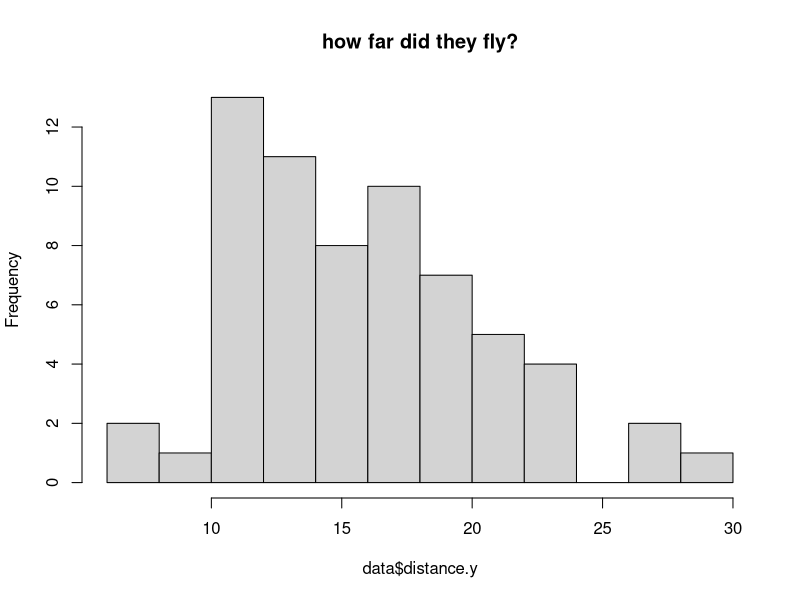
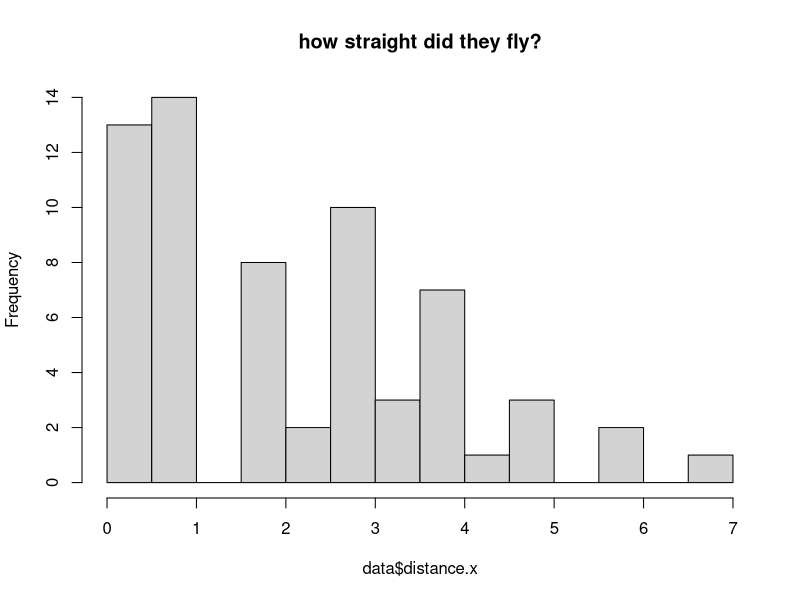
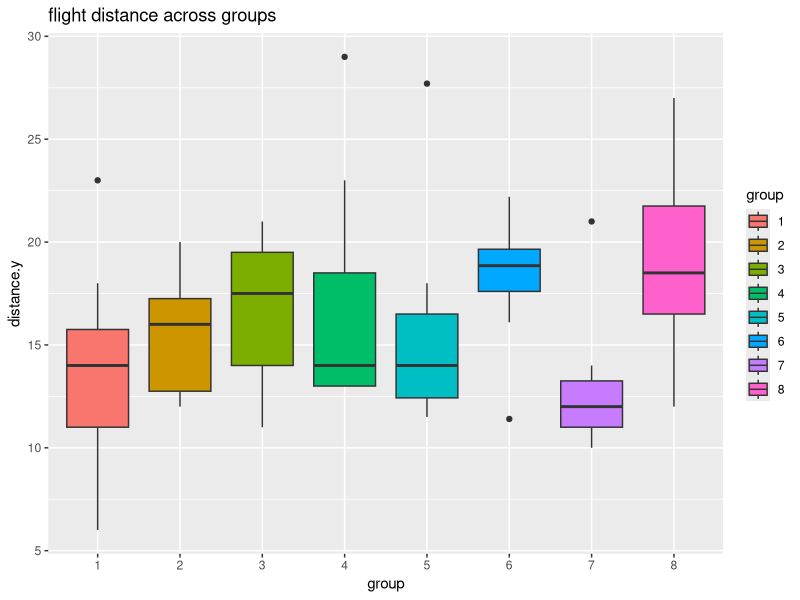
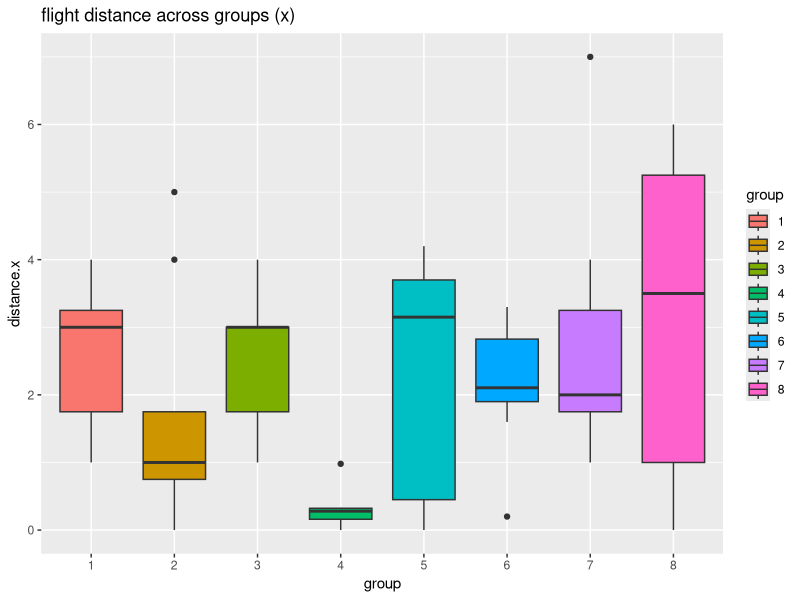
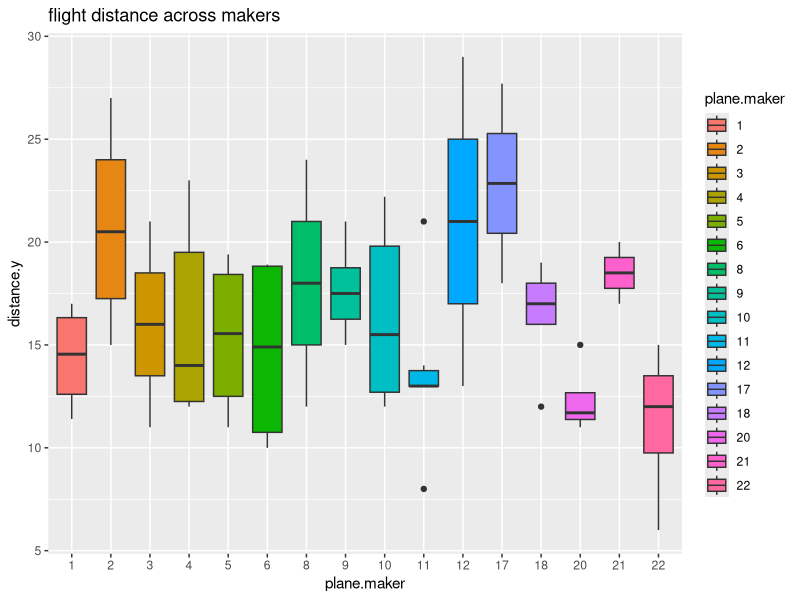
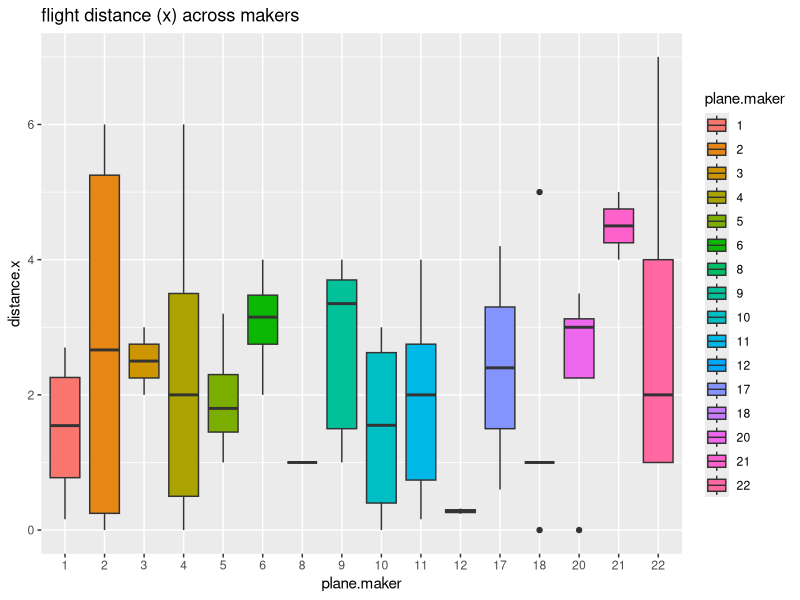

These charts were generated, in order, by the following R code:
library(lme4)
library(ggplot2)
library(dplyr)
data<-read.csv('lecture12/math420_inclass_exercise.csv')

## some basic data cleaning:
data$plane.type <- as.factor(toupper(data$plane.type))
data$group <- as.factor(data$group)
data$plane.maker <- as.factor(data$plane.maker)
data$flight.tester <- as.factor(data$flight.tester)
data$trial <- as.factor(data$trial)


## Let's look at some EDA

hist(data$distance.y, breaks = 10, main = 'how far did they fly?')
hist(data$distance.x, breaks = 10,  main = 'how straight did they fly?')

## do they look different based on the group?

ggplot(data)+geom_boxplot(aes(x=group,y=distance.y, fill= group))+ggtitle('flight distance across groups')
ggplot(data)+geom_boxplot(aes(x=group,y=distance.x, fill= group))+ggtitle('flight distance across groups (x)')

## are there maker bias?
ggplot(data)+geom_boxplot(aes(x=plane.maker,y=distance.y, fill= plane.maker))+
  ggtitle('flight distance across makers')
ggplot(data)+geom_boxplot(aes(x=plane.maker,y=distance.x, fill= plane.maker))+
  ggtitle('flight distance (x) across makers')
## run the model with only flight tester (nested) as the random effect, and plane type as fixed effect 

mod1 <- lmer(distance.y~1+plane.type+(1|group:flight.tester) , 
             data = data )
summary(mod1)

## run the model with plane maker as a blocking effect 
mod2 <- lmer(distance.y~1+plane.type+(1|group)+
               (1|group:flight.tester)+
               (1|group:flight.tester:trial) , 
             data = data )
summary(mod2)



mod2b <- lmer(distance.x~1+plane.type+(1|group)+
               (1|group:flight.tester)+
               (1|group:flight.tester:trial) , 
             data = data )
summary(mod2b)


mod3 <- lmer(distance.y~1+plane.type+(1|plane.maker)+(1|group), 
             data = data )
summary(mod3)

mod4 <- lmer(distance.y~1+plane.type+(1|group)+(1|group:flight.tester), 
             data = data )